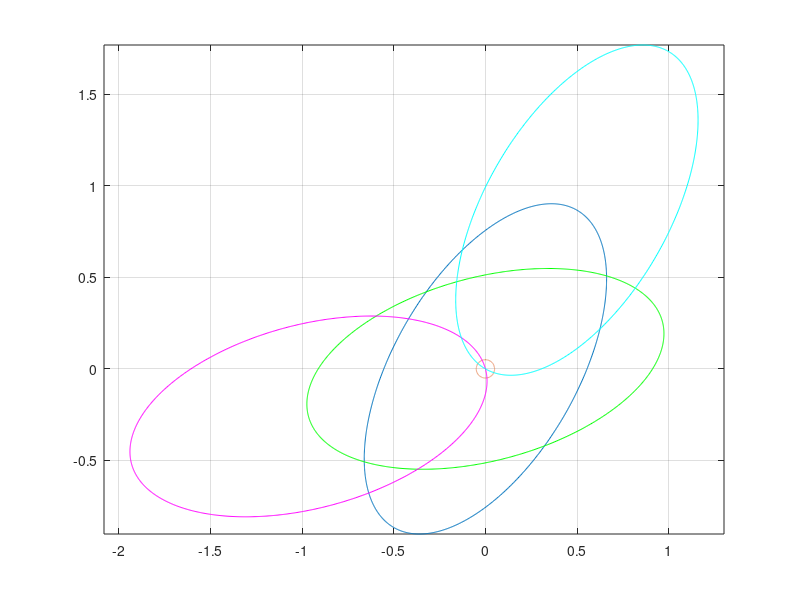

MATLAB code to generate this figure:
%%%%%%FUNCTION DESCRIPTION
%This file is designed to test plotting ellipses
%It is meant for envisioning what an image or path will look like
%%%%%%%%%%%%%%%%%%%%%%%%%

%Math from http://stackoverflow.com/questions/29367548/how-to-apply-rotation-to-an-ellipse-defined-by-center-and-axis-lengths

%parameters
majorAxis = 2;
minorAxis = 1;
centerX = 0;
centerY = 0;
circleAxis = .1;

orientation = -120;

%setup
theta = linspace(0,2*pi,1000);
orientation=orientation*pi/180;

%Plot a central circle)
circlex = (circleAxis/2) * sin(theta) + centerX;
circley = (circleAxis/2) * cos(theta) + centerY;

%Plot an ellipse
x = (majorAxis/2) * sin(theta) + centerX;
y = (minorAxis/2) * cos(theta) + centerY;

x2 = (x-centerX)*cos(orientation) - (y-centerY)*sin(orientation) + centerX;
y2 = (x-centerX)*sin(orientation) + (y-centerY)*cos(orientation) + centerY;

%Push out a bit (the edge should hit the origin; you'll see what I mean)
for m = 1:numel(x2)
    xx2(m) = x2(m) + (x2(round(numel(x2)*.75)) *1);
    yy2(m) = y2(m) + (y2(round(numel(y2)*.75)) *1);
end

%Second ellipse
orientation3 = 15;
orientation3=orientation3*pi/180;

x3 = (x-centerX)*cos(orientation3) - (y-centerY)*sin(orientation3) + centerX;
y3 = (x-centerX)*sin(orientation3) + (y-centerY)*cos(orientation3) + centerY;

%Push out a bit (the edge should hit the origin; you'll see what I mean)
for m = 1:numel(x3)
    xx3(m) = x3(m) + (x3(round(numel(x3)*.75)) *1);
    yy3(m) = y3(m) + (y3(round(numel(y3)*.75)) *1);
end

plot(x2,y2,circlex,circley,'--', x3,y3,'g', xx3,yy3,'m', xx2,yy2,'c')
axis equal
grid
